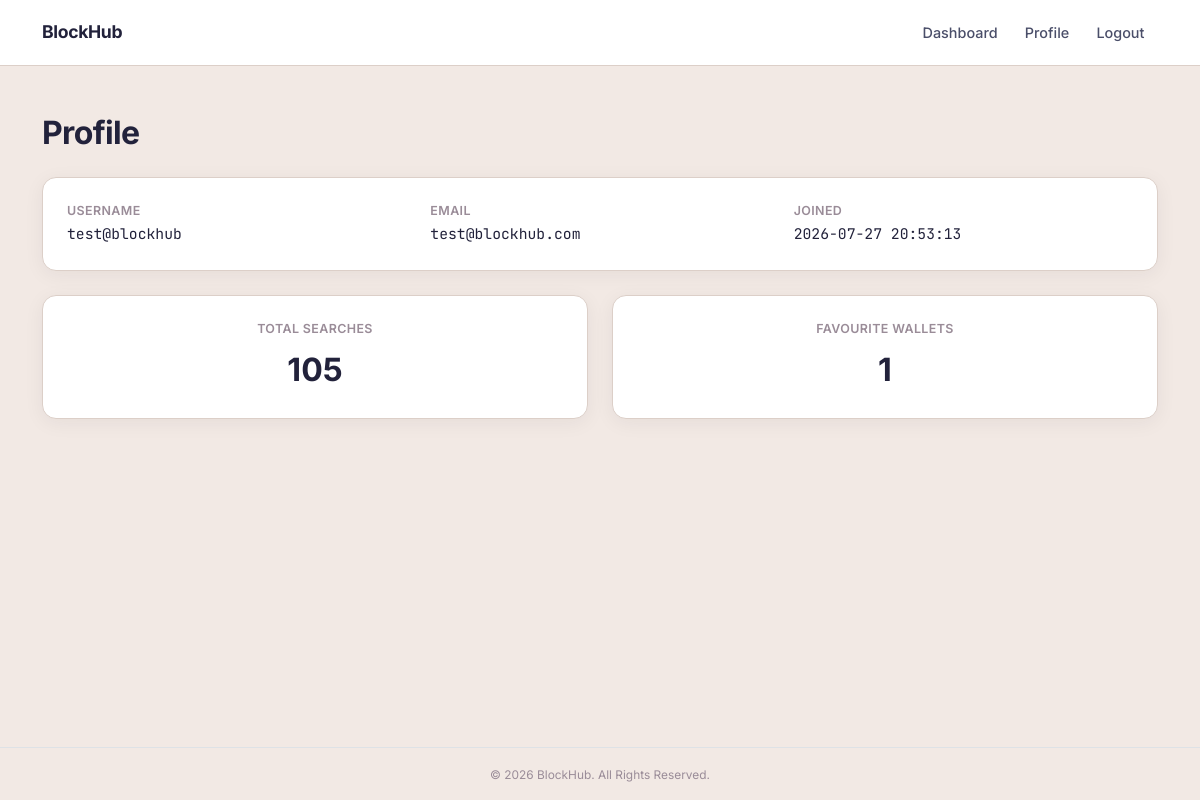
Screenshot of /profile (signed in) with the database file from the repository.
### tables this page shows
CREATE TABLE users (
    id INTEGER PRIMARY KEY AUTOINCREMENT,
    username TEXT NOT NULL UNIQUE,
    email TEXT NOT NULL UNIQUE,
    password_hash TEXT NOT NULL,
    created_at TIMESTAMP DEFAULT CURRENT_TIMESTAMP
);

### app.py (the view)
@app.route("/profile")
@login_required
def profile():
    conn = get_db_connection()
    user = conn.execute(
        """
        SELECT *
        FROM users
        WHERE id = ?
        """,
        (session["user_id"],)
    ).fetchone()
    total_searches = conn.execute(
        """
        SELECT COUNT(*)
        FROM search_history
        WHERE user_id = ?
        """,
        (session["user_id"],)
    ).fetchone()[0]
    total_favourites = conn.execute(
        """
        SELECT COUNT(*)
        FROM favourites
        WHERE user_id = ?
        """,
        (session["user_id"],)
    ).fetchone()[0]
    conn.close()
    return render_template(
        "profile.html",
        user=user,
        total_searches=total_searches,
        total_favourites=total_favourites
    )

### app.py (called while the page is built)
def get_db_connection():
    conn = sqlite3.connect(DATABASE)
    conn.row_factory = sqlite3.Row
    return conn

### helpers.py (called while the page is built)
def login_required(f):
    @wraps(f)
    def decorated_function(*args, **kwargs):
        if session.get("user_id") is None:
            return redirect("/login")
        return f(*args, **kwargs)
    return decorated_function

### templates/profile.html
{% extends "layout.html" %} {% block title %} Profile {% endblock %} {% block
content %}
<h2 class="mb-4">Profile</h2>
<div class="card p-4 mb-4">
  <div class="row">
    <div class="col-md-4 mb-3 mb-md-0">
      <div class="detail-label">Username</div>
      <div class="detail-value">{{ user.username }}</div>
    </div>
    <div class="col-md-4 mb-3 mb-md-0">
      <div class="detail-label">Email</div>
      <div class="detail-value">{{ user.email }}</div>
    </div>
    <div class="col-md-4">
      <div class="detail-label">Joined</div>
      <div class="detail-value">{{ user.created_at }}</div>
    </div>
  </div>
</div>
<div class="row">
  <div class="col-md-6 mb-3 mb-md-0">
    <div class="card p-4 text-center">
      <div class="detail-label mb-2">Total Searches</div>
      <div style="font-size: 2rem; font-weight: 700">{{ total_searches }}</div>
    </div>
  </div>
  <div class="col-md-6">
    <div class="card p-4 text-center">
      <div class="detail-label mb-2">Favourite Wallets</div>
      <div style="font-size: 2rem; font-weight: 700">
        {{ total_favourites }}
      </div>
    </div>
  </div>
</div>
{% endblock %}

### static/css/style.css (style rules this page uses)
:root { --bg: #f2e9e4; --surface: #ffffff; --surface-2: #f7f0ec; --text: #22223b; --text-muted: #4a4e69; --text-faint: #9a8c98; --border: #dccfc8; --accent: #4a4e69; --accent-warm: #c9ada7; --accent-soft: rgba(74, 78, 105, 0.08); --radius: 14px; --radius-sm: 9px; --font-ui: "Inter", -apple-system, BlinkMacSystemFont, "Segoe UI", sans-serif; --font-mono: "JetBrains Mono", "SF Mono", Menlo, monospace; }
* { box-sizing: border-box; }
html, body { min-height: 100vh; }
body { display: flex; flex-direction: column; background: var(--bg); color: var(--text); font-family: var(--font-ui); -webkit-font-smoothing: antialiased; }
.card { background: var(--surface); border: 1px solid var(--border); border-radius: var(--radius); color: var(--text); box-shadow: 0 4px 20px rgba(34, 34, 59, 0.06); }
h2 { font-weight: 700; letter-spacing: -0.02em; color: var(--text); }
.detail-label { color: var(--text-faint); font-size: 0.78rem; font-weight: 600; text-transform: uppercase; letter-spacing: 0.03em; margin-bottom: 0.2rem; }
.detail-value { font-family: var(--font-mono); font-size: 0.92rem; color: var(--text); word-break: break-all; }

### rows the page displays
users: username "test@blockhub", email "test@blockhub.com", created_at "2026-07-27 20:53:13"

### other values shown
{{ total_searches }} "105"
{{ total_favourites }} "1"
